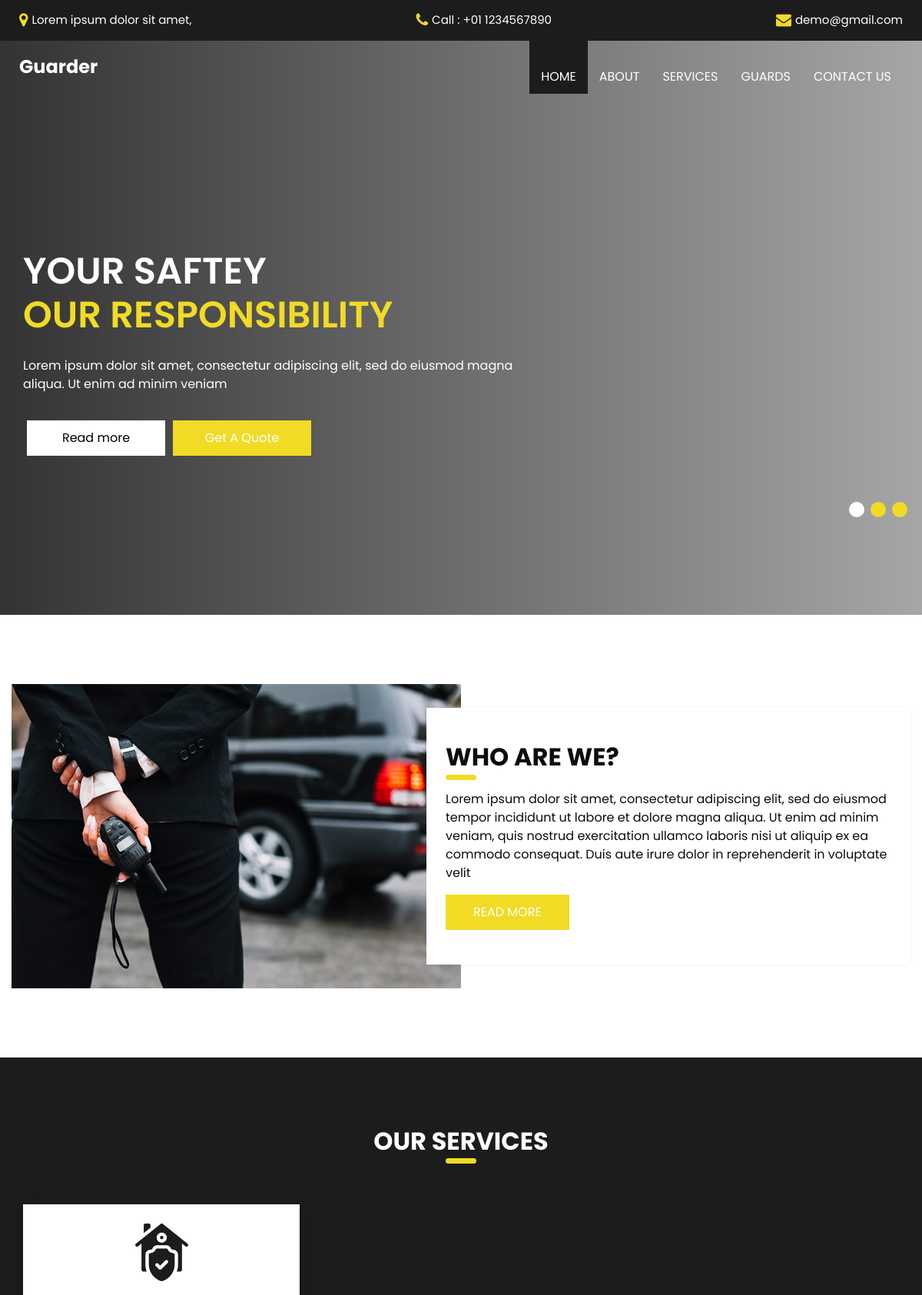
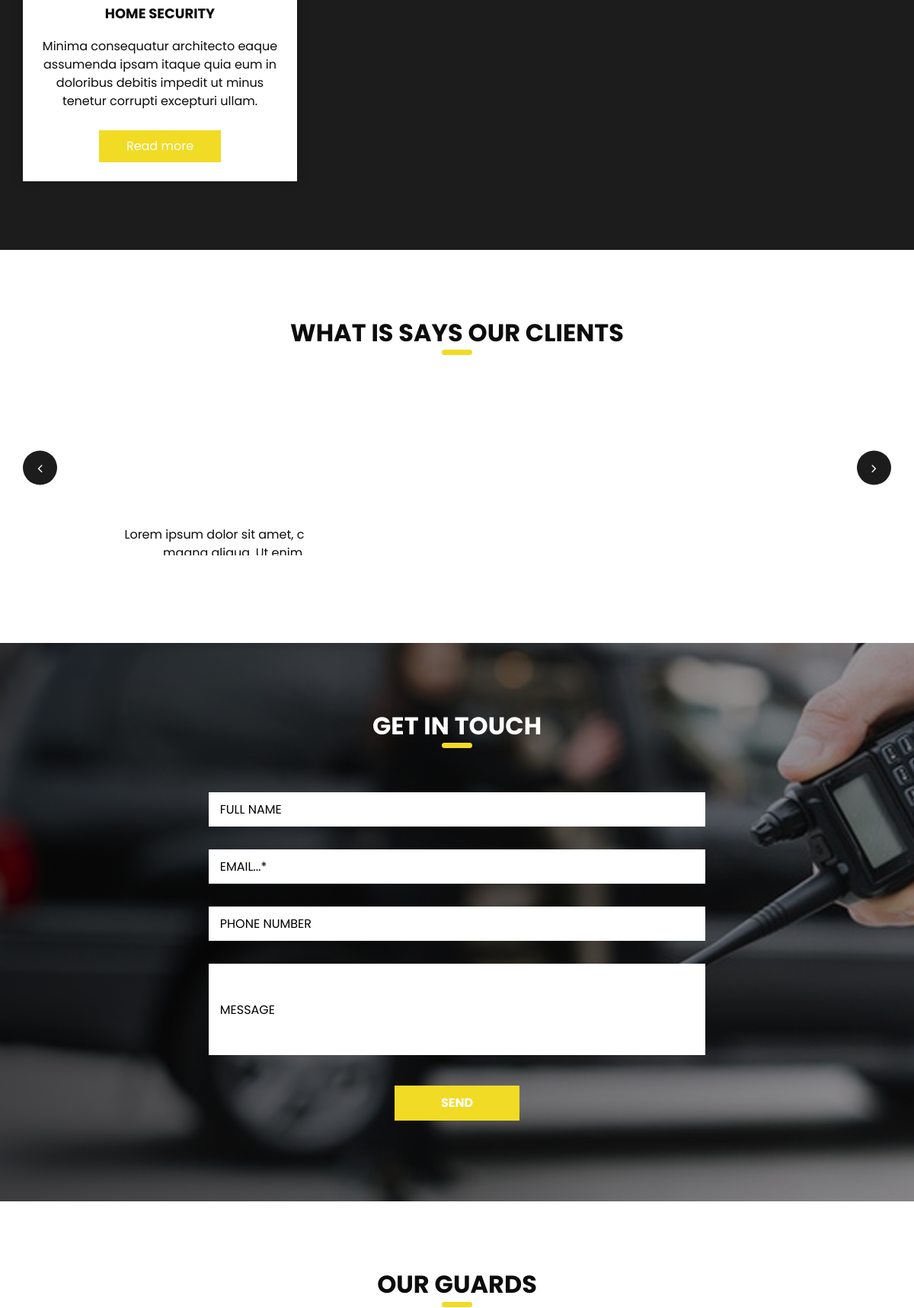
The page / (upper part) on the database its author committed (2 pictures, top to bottom).
### blog/models.py (models this page shows, shortened)
class ContactUs(models.Model):
    title = models.CharField(max_length=100)

class Header(models.Model):
    logo = models.CharField(max_length=100)

class Slider(models.Model):
    image = models.ImageField(upload_to='blog/banner_photos/', blank=True, null=True)
    title = models.CharField(max_length=100)
    title_continue = models.CharField(max_length=100)
    text = models.CharField(max_length=350)
    last = models.CharField(max_length=100)

class About(models.Model):
    image = models.ImageField(upload_to='blog/slider_photos/', blank=True, null=True)
    title = models.CharField(max_length=100)
    text = models.CharField(max_length=1000)
    last = models.CharField(max_length=50)

class ServiceHeader(models.Model):
    title = models.CharField(max_length=100)

class Service(models.Model):
    title = models.CharField(max_length=100)
    text = models.CharField(max_length=300)
    last = models.CharField(max_length=50)

class Client(models.Model):
    image = models.ImageField(upload_to='blog/client_photos/', blank=True, null=True)
    name = models.CharField(max_length=50)
    title = models.CharField(max_length=200)
    text = models.CharField(max_length=400)

class Touch(models.Model):
    image = models.ImageField(upload_to='blog/touch_photos/', blank=True, null=True)
    title = models.CharField(max_length=50)
    last = models.CharField(max_length=30)

class Team(models.Model):
    title = models.CharField(max_length=100)
    text = models.CharField(max_length=400)
    last = models.CharField(max_length=100)

### blog/views.py (the view)
# urls.py: path('', home_view, name="home"),
def home_view(request):
    header = Header.objects.all()
    contactus = ContactUs.objects.all()
    slider = Slider.objects.all()
    about = About.objects.all()
    serviceh = ServiceHeader.objects.all()
    service = Service.objects.all()
    client = Client.objects.all()
    touch = Touch.objects.all()
    team = Team.objects.all()
    guard = Guard.objects.all()
    menu = [
        {'menu': 'Home', 'url': '/'},
        {'menu': 'About', 'url': '/about'},
        {'menu': 'Services', 'url': '/service'},
        {'menu': 'Guards', 'url': '/guard'},
        {'menu': 'Contact Us', 'url': '/contact'}
    ]
    current_url = request.path
    d = {
        'header': header,
        'contactus': contactus,
        'menu': menu,
        'slider': slider,
        'about': about,
        'current_url': current_url,
        'serviceh': serviceh,
        'service': service,
        'client': client,
        'touch': touch,
        'team': team,
        'guard': guard
    }
    return render(request, 'index.html', context=d)

### blog/templates/index.html (shortened to what this page needs)
{% load static %}
<body>
  <div class="hero_area">
  <div class="hero_bg_box">
    <div class="img-box">
      <img src="{% static 'images/hero-bg.jpg' %}" alt="">
    </div>
  </div>
  {% include 'header.html' %}
  <section class=" slider_section ">
    <div id="carouselExampleIndicators" class="carousel slide" data-ride="carousel">
      <div class="carousel-inner">
        {% for s in slider %}
        <div class="carousel-item active">
          <div class="container">
            <div class="row">
              <div class="col-md-7">
                <div class="detail-box">
                  <h1>
                    {{ s.title }} <br>
                    <span>
                      {{ s.title_continue }}
                    </span>
                  </h1>
                  <p>
                    {{ s.text }}
                  </p>
                  <div class="btn-box">
                    <a href="" class="btn-1"> {{ s.last }} </a>
                    <a href="" class="btn-2">Get A Quote</a>
                  </div>
                </div>
              </div>
            </div>
          </div>
        </div>
        {% endfor %}
      </div>
      <div class="container idicator_container">
        <ol class="carousel-indicators">
          <li data-target="#carouselExampleIndicators" data-slide-to="0" class="active"></li>
          <li data-target="#carouselExampleIndicators" data-slide-to="1"></li>
          <li data-target="#carouselExampleIndicators" data-slide-to="2"></li>
        </ol>
      </div>
    </div>
  </section>
  </div>
  <section class="about_section layout_padding">
  <div class="container">
    {% for a in about %}
    <div class="row">
      <div class="col-md-6 px-0">
        <div class="img_container">
          <div class="img-box">
            <img src="{{ a.image.url }}" alt="" />
          </div>
        </div>
      </div>
      <div class="col-md-6 px-0">
        <div class="detail-box">
          <div class="heading_container ">
            <h2>
              {{ a.title }}
            </h2>
          </div>
          <p>
            {{ a.text }}
          </p>
          <div class="btn-box">
            <a href="">
              {{ a.last }}
            </a>
          </div>
        </div>
      </div>
    </div>
    {% endfor %}
  </div>
  </section>
  <section class="service_section layout_padding">
  <div class="container">
    {% for sh in serviceh %}
    <div class="heading_container heading_center">
      <h2>
        {{ sh.title }}
      </h2>
    </div>
    {% endfor %}
    <div class="row">
      <div class="col-md-4">
        <div class="box ">
          <div class="img-box">
          </div>
          <div class="detail-box">
            {% for s in service %}
            <h6>
              {{ s.title }}
            </h6>
            <p>
              {{ s.text }}
            </p>
            <a href="">
              {{ s.last }}
            </a>
            {% endfor %}
          </div>
        </div>
      </div>
    </div>
  </div>
  </section>
  <section class="client_section layout_padding">
  <div class="container ">
    <div class="heading_container heading_center">
      <h2>
        What is says our clients
      </h2>
    </div>
    <div id="carouselExampleControls" class="carousel slide" data-ride="carousel">
      <div class="carousel-inner">
        <div class="carousel-item active">
          <div class="box">
            <div class="img-box">
              {% for c in client %}
              <img src="{{ c.image.url }}" alt="">
            </div>
            <div class="detail-box">
              <h4>
              </h4>
              <p>
                {{ c.text }}
              </p>
              {% endfor %}
            </div>
          </div>
        </div>
      </div>
      <div class="carousel_btn-box">
        <a class="carousel-control-prev" href="#carouselExampleControls" role="button" data-slide="prev">
          <i class="fa fa-angle-left" aria-hidden="true"></i>
        </a>
        <a class="carousel-control-next" href="#carouselExampleControls" role="button" data-slide="next">
          <i class="fa fa-angle-right" aria-hidden="true"></i>
        </a>
      </div>
    </div>
  </div>
  </section>
  <section class="contact_section layout_padding">
  <div class="contact_bg_box">
    {% for t in touch %}
    <div class="img-box">
    </div>
    {% endfor %}
  </div>
  <div class="container">
    <div class="heading_container heading_center">
      {% for t in touch %}
      <h2>
        {{ t.title }}
      </h2>
      {% endfor %}
    </div>
    <div class="">
      <div class="row">
        <div class="col-md-7 mx-auto">
          <form id="contact" action="/contact/" method="post">
            <div class="contact_form-container">
              <div>
                <div>
                  <input name="name" type="text" id="name" placeholder="Full Name" />
                </div>
                <div>
                  <input name=email type="email" id="email" pattern="[^ @]*@[^ @]*" placeholder="EMAIL...*" required="">
                </div>
                <div>
                  <input name=phone type="text" id="phone" placeholder="PHONE NUMBER" required="">
                </div>
                <div class="">
                  <input name="message" type="text" id="message" placeholder="Message" class="message_input" />
                </div>
                <div class="btn-box ">
                  <button type="submit">
                    {% for t in touch %}
                      {{ t.last }}
                    {% endfor %}
                  </button>
                </div>
              </div>
            </div>
          </form>
        </div>
      </div>
    </div>
  </div>
  </section>
  <section class="team_section layout_padding">
  <div class="container">
    <div class="heading_container heading_center">
      {% for t in team %}
      <h2>
        {{ t.title }}
      </h2>
      {% endfor %}
    </div>
  </div>
  </section>
</body>

### blog/templates/header.html (shortened to what this page needs)
<!DOCTYPE html>
<html>
{% load static %}
<head>
  <link rel="stylesheet" type="text/css" href="{% static 'css/bootstrap.css' %}" />
  <link href="{% static 'css/style.css' %}" rel="stylesheet" />
  <link href="{% static 'css/responsive.css' %}" rel="stylesheet" />
</head>
<header class="header_section">
    <div class="header_top">
    <div class="container-fluid">
        <div class="contact_link-container">
            {% for c in contactus %}
                {% if forloop.counter == 1 %}
                    <a href="" class="contact_link1">
                        <i class="fa fa-map-marker" aria-hidden="true"></i>
                        <span>{{ c.title }}</span>
                    </a>
                {% elif forloop.counter == 2 %}
                    <a href="" class="contact_link2">
                        <i class="fa fa-phone" aria-hidden="true"></i>
                        <span>{{ c.title }}</span>
                    </a>
                {% elif forloop.counter == 3 %}
                    <a href="" class="contact_link3">
                        <i class="fa fa-envelope" aria-hidden="true"></i>
                        <span>{{ c.title }}</span>
                    </a>
                {% endif %}
            {% endfor %}
        </div>
    </div>
</div>
    <div class="header_bottom">
      <div class="container-fluid">
        <nav class="navbar navbar-expand-lg custom_nav-container">
          <a class="navbar-brand" href="/">
            {% for head in header %}
            <span>
              {{ head.logo }}
            </span>
            {% endfor %}
          </a>
          <div class="collapse navbar-collapse ml-auto" id="navbarSupportedContent">
            <ul class="navbar-nav  ">
                {% for m in menu %}
              <li class="nav-item {% if current_url == m.url %}active{% endif %}">
                <a class="nav-link" href="{{ m.url }}">{{ m.menu }} <span class="sr-only">(current)</span></a>
              </li>
                {% endfor %}
            </ul>
          </div>
        </nav>
      </div>
    </div>
  </header>
</html>

### blog/templates/footer.html (shortened to what this page needs)
{% load static %}

### blog/static/css/responsive.css (style rules this page uses)
@media (min-width: 1200px) { .container { max-width: 1170px; } }

### rows shown on the page
ContactUs: title "Lorem ipsum dolor sit amet,"
ContactUs: title "Call : +01 1234567890"
ContactUs: title "demo@gmail.com"
Header: logo "Guarder"
Slider: title "YOUR SAFTEY", title_continue "OUR RESPONSIBILITY", text "Lorem ipsum dolor sit amet, consectetur adipiscing elit, sed do eiusmod magna aliqua. Ut enim ad minim veniam", last "Read more"
About: image (picture), title "WHO ARE WE?", text "Lorem ipsum dolor sit amet, consectetur adipiscing elit, sed do eiusmod tempor incididunt ut labore et dolore magna aliqua. Ut enim ad minim veniam, quis nostrud exercitation ullamco laboris nisi ut aliquip ex ea commodo consequat. Duis aute irure dolor in reprehenderit in voluptate velit", last "READ MORE"
ServiceHeader: title "OUR SERVICES"
Service: title "HOME SECURITY", text "Minima consequatur architecto eaque assumenda ipsam itaque quia eum in doloribus debitis impedit ut minus tenetur corrupti excepturi ullam.", last "Read more"
Client: image (picture), text "Lorem ipsum dolor sit amet, consectetur adipiscing elit, sed do eiusmod tempor incididunt ut labore et dolore magna aliqua. Ut enim ad minim veniam, quis nostrud exercitation ullamco laboris nisi ut aliquip"
Touch: title "GET IN TOUCH", last "SEND"
Team: title "OUR GUARDS"

### other values the page prints
{{ m.menu }} "HOME" "ABOUT" "SERVICES" "GUARDS" "CONTACT US"
